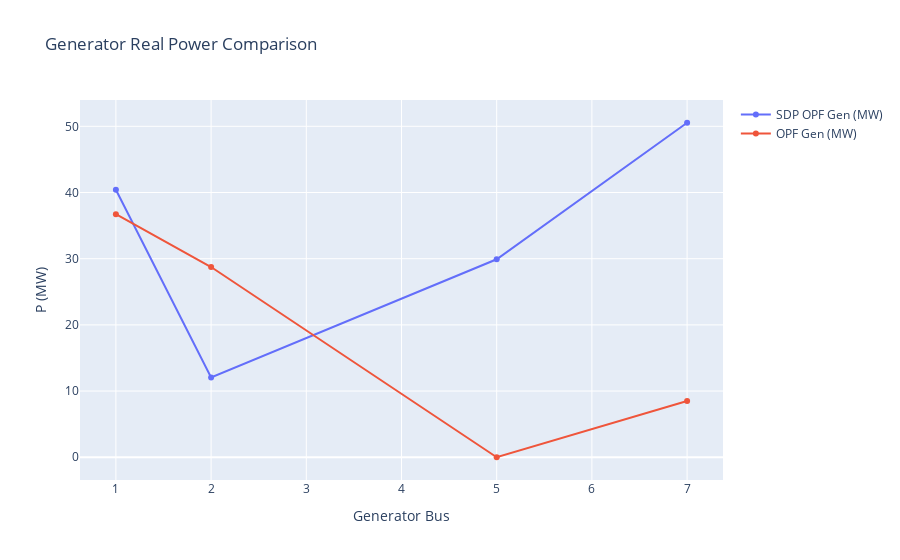

The cell this chart's notebook holds for it:
### Code cell
import plotly.graph_objects as go

# Generator power plot
gen_fig = go.Figure()
gen_fig.add_trace(go.Scatter(x=gen_buses, y=P_g_sdp, mode='markers+lines', name='SDP OPF Gen (MW)'))
gen_fig.add_trace(go.Scatter(x=gen_buses, y=P_g_opf, mode='markers+lines', name='OPF Gen (MW)'))
gen_fig.update_layout(title="Generator Real Power Comparison", xaxis_title="Generator Bus", yaxis_title="P (MW)")
gen_fig.show()

### Figure 1 — Plotly figure (JSON) as saved in the notebook; plotly's stock layout.template omitted (floating-point values rounded to 4 significant figures)
{"data": [{"mode": "markers+lines", "name": "SDP OPF Gen (MW)", "type": "scatter", "x": [1, 2, 5, 7], "y": [40.41, 12.06, 29.91, 50.54]}, {"mode": "markers+lines", "name": "OPF Gen (MW)", "type": "scatter", "x": [1, 2, 5, 7], "y": [36.72, 28.74, 0.000757, 8.495]}], "layout": {"title": {"text": "Generator Real Power Comparison"}, "xaxis": {"title": {"text": "Generator Bus"}}, "yaxis": {"title": {"text": "P (MW)"}}}}
